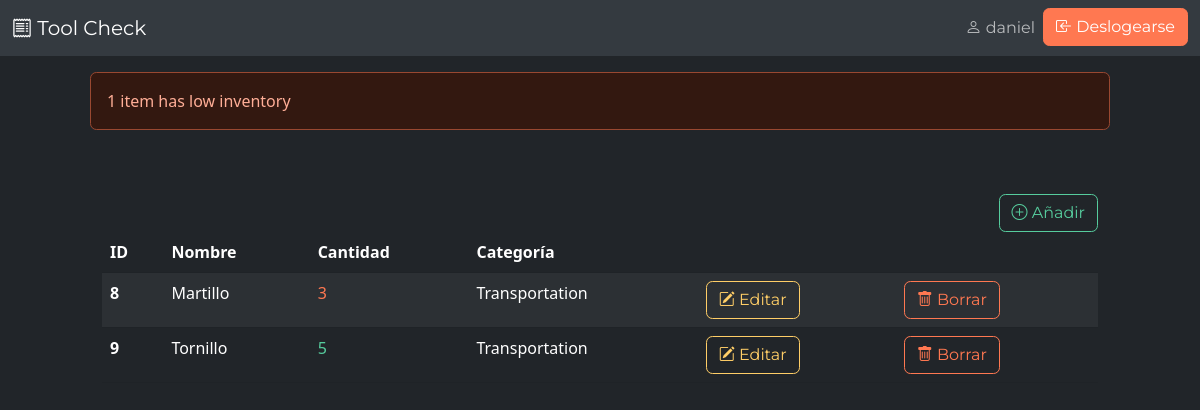
Page /dashboard/ (signed in) on the committed database.
### inventory/models.py (models this page shows, shortened)
class InventoryItem(models.Model):
	name = models.CharField(max_length=200)
	quantity = models.IntegerField()
	category = models.ForeignKey('Category', on_delete=models.SET_NULL, blank=True, null=True)
	date_created = models.DateTimeField(auto_now_add=True)
	user = models.ForeignKey(User, on_delete=models.CASCADE)

class Category(models.Model):
	name = models.CharField(max_length=200)
	class Meta:
		verbose_name_plural = 'categories'

### inventory/views.py (the view)
# urls.py: path('dashboard/', Dashboard.as_view(), name='dashboard'),
class Dashboard(LoginRequiredMixin, View):
	def get(self, request):
		items = InventoryItem.objects.filter(user=self.request.user.id).order_by('id')
		low_inventory = InventoryItem.objects.filter(
			user=self.request.user.id,
			quantity__lte=LOW_QUANTITY
		)
		if low_inventory.count() > 0:
			if low_inventory.count() > 1:
				messages.error(request, f'{low_inventory.count()} items have low inventory')
			else:
				messages.error(request, f'{low_inventory.count()} item has low inventory')
		low_inventory_ids = InventoryItem.objects.filter(
			user=self.request.user.id,
			quantity__lte=LOW_QUANTITY
		).values_list('id', flat=True)
		return render(request, 'inventory/dashboard.html', {'items': items, 'low_inventory_ids': low_inventory_ids})

### inventory/templates/inventory/dashboard.html (shortened to what this page needs)
{% extends 'inventory/base.html' %}
{% block content %}
	{% if messages %}
		<div class="row mt-3">
			{% for message in messages %}
				{% if message.tags == 'error' %}
					<div class="col-md-10 col-12 mx-auto alert alert-danger">
						{{ message }}
					</div>
				{% else %}
					<div class="col-md-10 col-12 mx-auto alert alert-success">
						{{ message }}
					</div>
				{% endif %}
			{% endfor %}
		</div>
	{% endif %}
	<div class="row">
		<div class="col-md-10 col-12 mx-auto mt-5">
			<div class="d-flex justify-content-end">
				<a href="{% url 'add-item' %}" class="btn btn-outline-success"> <i class="bi bi-plus-circle"></i> Añadir </a>
			</div>
			<table class="table table-hover table-striped">
				<thead>
					<tr>
						<th scope="col">ID</th>
						<th scope="col">Nombre</th>
						<th scope="col">Cantidad</th>
						<th scope="col">Categoría</th>
						<th scope="col"></th>
						<th scope="col"></th>
					</tr>
				</thead>
				<tbody>
					{% for item in items %}
					<tr>
						<th scope="row">{{ item.id }}</th>
						<td>{{ item.name }}</td>
						{% if item.id in low_inventory_ids %}
							<td class="text-danger">{{ item.quantity }}</td>
						{% else %}
							<td class="text-success">{{ item.quantity }}</td>
						{% endif %}
						<td>{{ item.category.name }}</td>
						<td><a href="{% url 'edit-item' item.id %}" class="btn btn-outline-warning"> <i class="bi bi-pencil-square"></i> Editar</a></td>
						<td><a href="{% url 'delete-item' item.id %}" class="btn btn-outline-danger"> <i class="bi bi-trash"></i> Borrar</a></td>
					</tr>
					{% endfor %}
				</tbody>
			</table>
		</div>
	</div>
{% endblock content %}

### inventory/templates/inventory/navigation.html (shortened to what this page needs)
<nav class="navbar navbar-expand-lg bg-dark">
	<div class="container-fluid">
		<a class="navbar-brand" href="{% url 'index' %}"> <i class="bi bi-receipt"></i> Tool Check</a>
		<div class="collapse navbar-collapse justify-content-end" id="navbarNav">
			<ul class="navbar-nav">
				{% if user.is_authenticated %}
					<li class="nav-item">
						<a class="nav-link" href="#"> <i class="bi bi-person"></i> {{ user.username }}</a>
					</li>
					<li class="nav-item">
						<form method="post" action="{% url 'logout' %}">
							<button type="submit" class="btn btn-danger"><i class="bi bi-box-arrow-in-left"></i> Deslogearse</button>
						</form>
					</li>
				{% endif %}
			</ul>
		</div>
	</div>
</nav>

### rows in the picture
InventoryItem: id "8", name "Martillo", quantity "3", category.name "Transportation"
InventoryItem: id "9", name "Tornillo", quantity "5", category.name "Transportation"

### other values in the picture
{{ user.username }} "daniel"
{{ message }} "1 item has low inventory"
